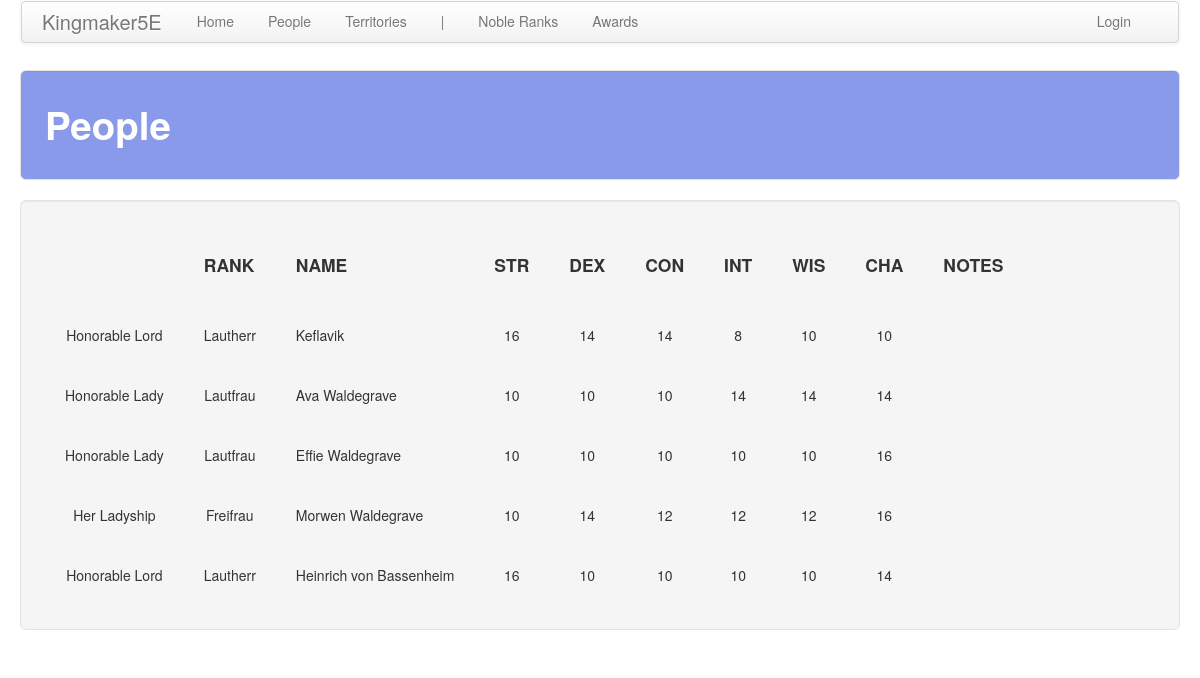
The page /people/ on the database its author committed.
### people/models.py (models this page shows, shortened)
class Person(models.Model):
    first_name = models.CharField(max_length=default_max_length)
    middle_name = models.CharField(max_length=default_max_length, blank=True)
    last_name = models.CharField(max_length=default_max_length, blank=True)
    gender = models.ForeignKey(
        Gender, on_delete=models.CASCADE, related_name='people', related_query_name='person')
    noble_rank = models.ForeignKey(
        NobleRank, on_delete=models.CASCADE, related_name='people', related_query_name='person', blank=True, null=True
    )
    str = models.IntegerField(default=10)
    dex = models.IntegerField(default=10)
    con = models.IntegerField(default=10)
    int = models.IntegerField(default=10)
    wis = models.IntegerField(default=10)
    cha = models.IntegerField(default=10)
    notes = models.TextField(blank=True)

class NobleRank(models.Model):
    rank = models.CharField(max_length=default_max_length)
    male_title = models.CharField(max_length=default_max_length)
    female_title = models.CharField(max_length=default_max_length)
    male_honorific = models.CharField(max_length=default_max_length)
    female_honorific = models.CharField(max_length=default_max_length)
    desc = models.TextField(blank=True)

### people/views.py (the view)
# urls.py: path('', views.people, name='people'),
def people(request):
    return show_all_items(
        request, app_name, a_obj, a_plural, sort='last_name', sort_2='first_name'
    )

### common/__init__.py (called while the page is built)
def show_all_items(request, app_name, obj, obj_plural, sort=None, sort_2=None):
    obj_plural = obj_plural.replace(' ', '_')
    if sort is None:
        items = obj.objects.all()
    elif sort_2 is None:
        items = obj.objects.order_by(sort)
    else:
        items = obj.objects.order_by(sort, sort_2)
    return render(
        request, '%s/%s.html' % (app_name, obj_plural),
        {'title': obj_plural.capitalize(), obj_plural: items}
    )

### people/templates/people/people.html (shortened to what this page needs)
<!DOCTYPE html>
{% extends 'people/base.html' %}
{% block table_header %}
    <th class="th_ccell"><h4></h4></th>
    <th class="th_lcell"><h4>RANK</h4></th>
    <th class="th_lcell"><h4>NAME</h4></th>
    <th class="th_ccell"><h4>STR</h4></th>
    <th class="th_ccell"><h4>DEX</h4></th>
    <th class="th_ccell"><h4>CON</h4></th>
    <th class="th_ccell"><h4>INT</h4></th>
    <th class="th_ccell"><h4>WIS</h4></th>
    <th class="th_ccell"><h4>CHA</h4></th>
    <th class="th_ccell"><h4>NOTES</h4></th>
    <th class="th_ccell"><h4></h4></th>
{% endblock %}
{% block table_body %}
    {% for person in people %}
        <tr>
            <td class="tb_ccell">
                {% if person.noble_rank is not None %}
                    {% if person.gender.name == "Female" %}
                        {{ person.noble_rank.female_honorific }}
                    {% else %}
                        {{ person.noble_rank.male_honorific }}
                    {% endif %}
                {% endif %}
            </td>
            <td class="tb_ccell">
                {% if person.noble_rank is not None %}
                    {% if person.gender.name == "Female" %}
                        {{ person.noble_rank.female_title }}
                    {% else %}
                        {{ person.noble_rank.male_title }}
                    {% endif %}
                {% endif %}
            </td>
            <td class="tb_lcell">
                {{ person.first_name }} {{ person.last_name }}
            </td>
            <td class="tb_ccell">{{ person.str }}</td>
            <td class="tb_ccell">{{ person.dex }}</td>
            <td class="tb_ccell">{{ person.con }}</td>
            <td class="tb_ccell">{{ person.int }}</td>
            <td class="tb_ccell">{{ person.wis }}</td>
            <td class="tb_ccell">{{ person.cha }}</td>
            <td class="tb_lcell">{{ person.notes }}</td>
            <td class="tb_ccell">
            </td>
        </tr>
    {% endfor %}
{% endblock %}

### static/css/custom.css (style rules this page uses)
.th_ccell { text-align: center; padding: 20px 20px 20px 20px; }
.th_lcell { text-align: left; padding: 20px 20px 20px 20px; }
.tb_ccell { text-align: center; padding: 20px 20px 20px 20px; }
.tb_lcell { text-align: left; padding: 20px 20px 20px 20px; }

### rows shown on the page
Person: noble_rank.male_honorific "Honorable Lord", noble_rank.male_title "Lautherr", first_name "Keflavik", str "16", dex "14", con "14", int "8", wis "10", cha "10"
Person: noble_rank.female_honorific "Honorable Lady", noble_rank.female_title "Lautfrau", first_name "Ava", last_name "Waldegrave", str "10", dex "10", con "10", int "14", wis "14", cha "14"
Person: noble_rank.female_honorific "Honorable Lady", noble_rank.female_title "Lautfrau", first_name "Effie", last_name "Waldegrave", str "10", dex "10", con "10", int "10", wis "10", cha "16"
Person: noble_rank.female_honorific "Her Ladyship", noble_rank.female_title "Freifrau", first_name "Morwen", last_name "Waldegrave", str "10", dex "14", con "12", int "12", wis "12", cha "16"
Person: noble_rank.male_honorific "Honorable Lord", noble_rank.male_title "Lautherr", first_name "Heinrich", last_name "von Bassenheim", str "16", dex "10", con "10", int "10", wis "10", cha "14"

### other values the page prints
{{ title }} "People"
